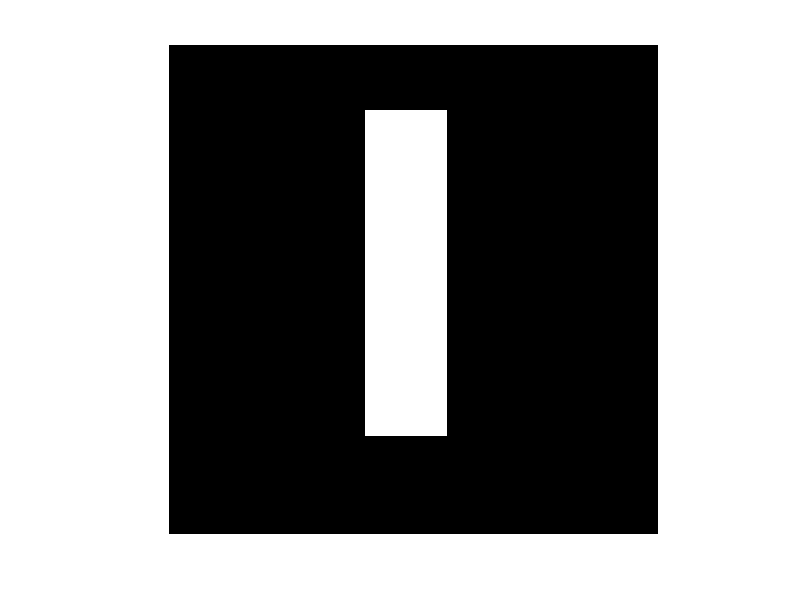

The MATLAB script that drew this image: (Note: this script raises an error after producing the figure.)
%%%%% 
%% 3/2/2015 - spectral analysis of images
%%%%%

%%%
%% Begin with this example: http://biocomp.cnb.csic.es/~coss/Docencia/ImageProcessing/Tutorial/
%%%

% Prepare image 
f = zeros(30,30); 
f(5:24,13:17) = 1; 
imshow(f)

%% or with alternative image
f = imread('saturn.tif'); 
f = ind2gray(f,gray(256));
imshow(f)

%%
% Compute Fourier Transform 
F = fft2(f,256,256); 
F = fftshift(F); % Center FFT

% Measure the minimum and maximum value of the transform amplitude 
min(min(abs(F))) %   0 
max(max(abs(F))) % 100 
imshow(abs(F),[0,100]); colormap(jet); colorbar 

%%
imshow(log(1+abs(F)),[0,3]); colormap(jet); colorbar 

%%
% Look at the phases 
imshow(angle(F),[-pi,pi]); colormap(jet); colorbar